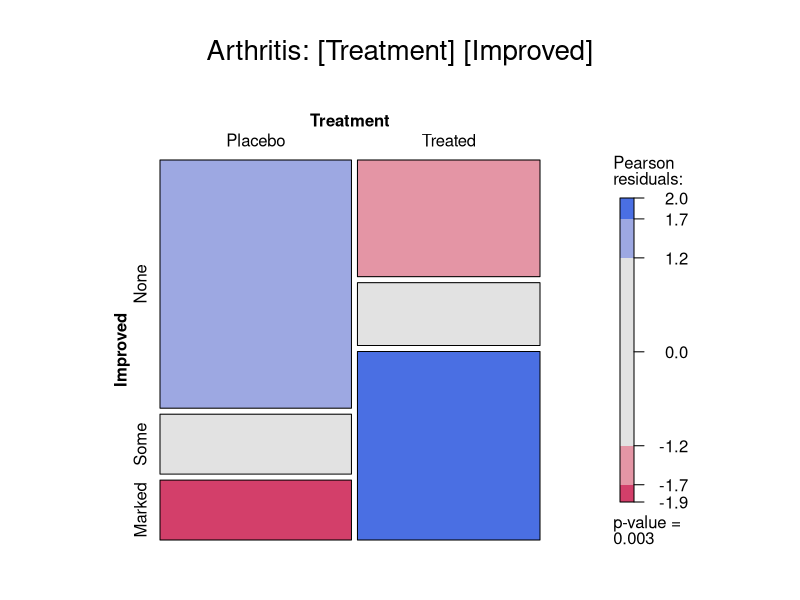
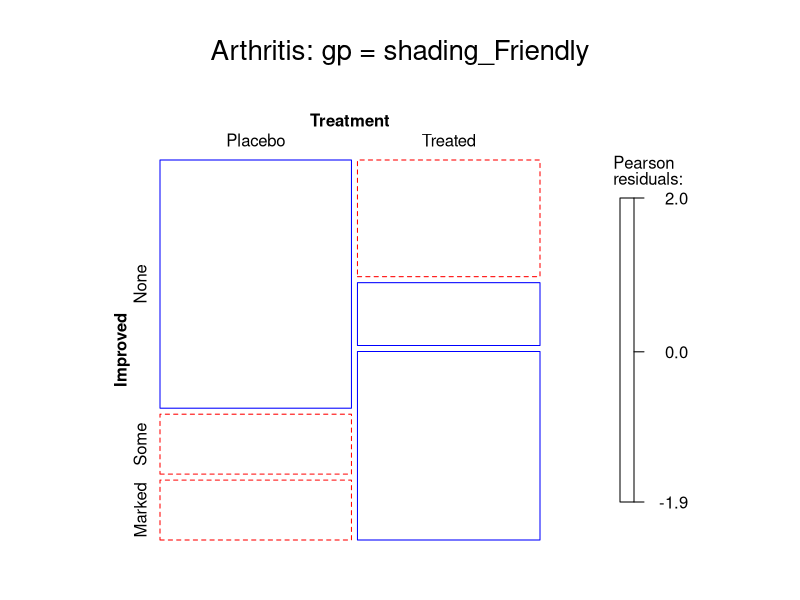
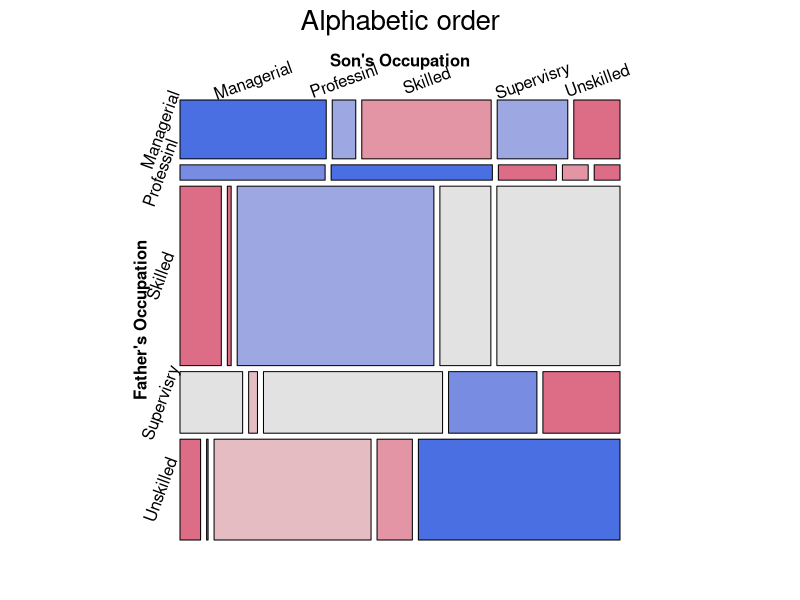
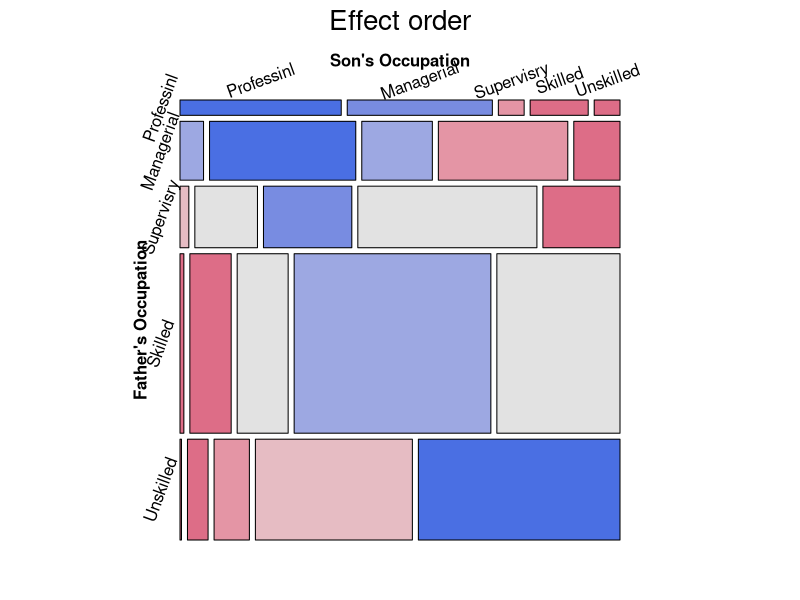
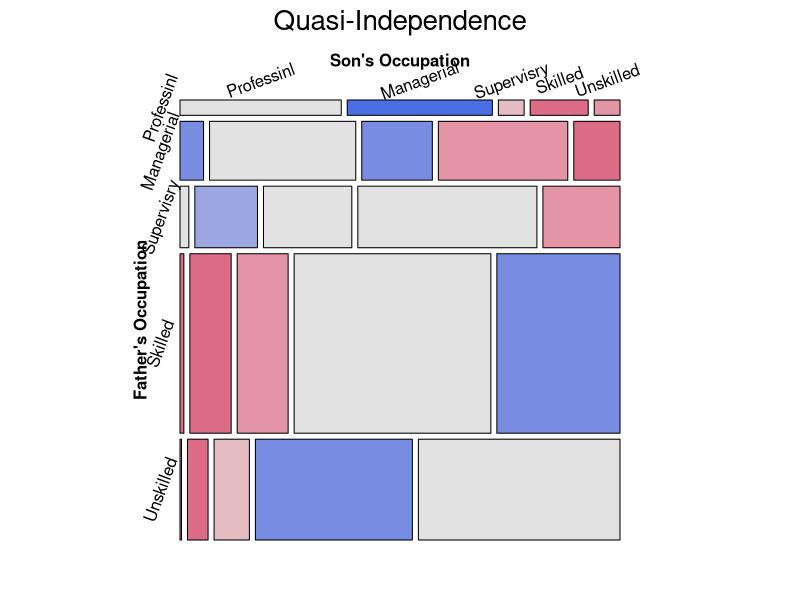
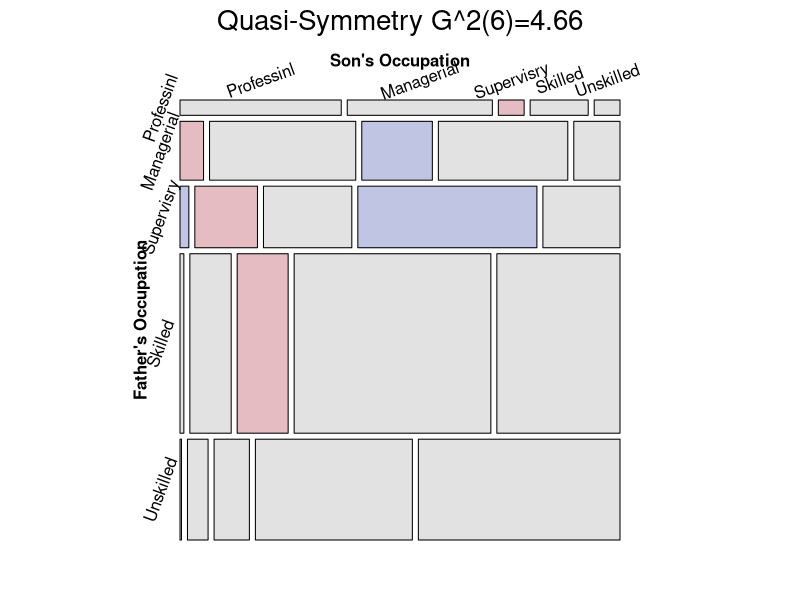
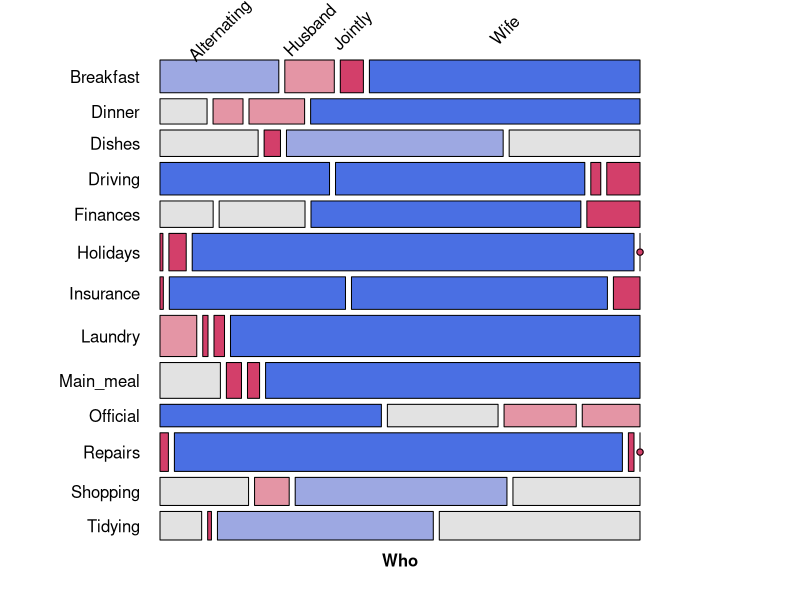
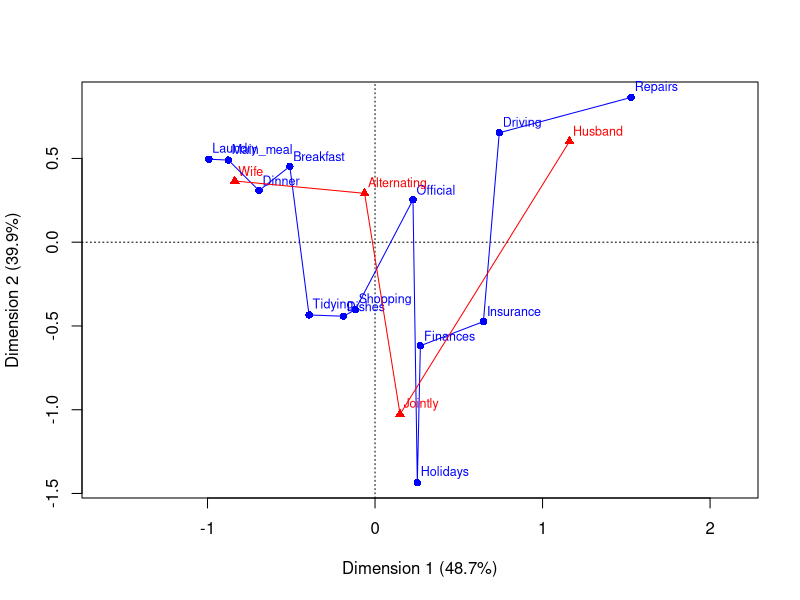

Write the R code that produced these figures, in order.
## ---- chunk 1
knitr::opts_chunk$set(
  collapse = TRUE,
  warning = FALSE,
  fig.height = 6,
  fig.width = 7,
  fig.path = "fig/tut04-",
  dev = "png",
  comment = "##"
)

# save some typing
knitr::set_alias(w = "fig.width",
                 h = "fig.height",
                 cap = "fig.cap")


# Load packages
set.seed(1071)
library(vcd)
library(vcdExtra)
library(ggplot2)
library(seriation)

data(HairEyeColor)
data(PreSex)
data(Arthritis, package="vcd")
art <- xtabs(~Treatment + Improved, data = Arthritis)
if(!file.exists("fig")) dir.create("fig")

## ---- chunk 2
#| Arthritis1,
#| fig.height = 6,
#| fig.width = 7,
#| fig.cap = "Mosaic plot for the `Arthritis` data, using `shading_max`"
data(Arthritis, package="vcd")
art <- xtabs(~Treatment + Improved, data = Arthritis)
mosaic(art, gp = shading_max, 
            split_vertical = TRUE, 
            main="Arthritis: [Treatment] [Improved]")
## ---- chunk 3
summary(art)
## ---- chunk 4
#| Arthritis2,
#| fig.height = 6,
#| fig.width = 7,
#| fig.cap = "Mosaic plot for the `Arthritis` data, using `shading_Friendly`"
mosaic(art, gp = shading_Friendly, 
            split_vertical = TRUE, 
            main="Arthritis: gp = shading_Friendly")
## ---- chunk 5
data(Glass)
(glass.tab <- xtabs(Freq ~ father + son, data=Glass))
## ---- chunk 6
largs <- list(set_varnames=list(father="Father's Occupation", 
                                son="Son's Occupation"),
              abbreviate=10)
gargs <- list(interpolate=c(1,2,4,8))

mosaic(glass.tab, 
  shade=TRUE, 
  labeling_args=largs, 
  gp_args=gargs,
  main="Alphabetic order", 
  legend=FALSE, 
  rot_labels=c(20,90,0,70))
## ---- chunk 7
# reorder by status
ord <- c(2, 1, 4, 3, 5) 
row.names(glass.tab)[ord]
## ---- chunk 8
mosaic(glass.tab[ord, ord], 
  shade=TRUE, 
  labeling_args=largs,  
  gp_args=gargs,
  main="Effect order", 
  legend=FALSE, 
  rot_labels=c(20,90,0,70))
## ---- chunk 9
Glass.ord <- Glass
Glass.ord$father <- ordered(Glass.ord$father, levels=levels(Glass$father)[ord])
Glass.ord$son    <- ordered(Glass.ord$son,    levels=levels(Glass$son)[ord])
str(Glass.ord)
## ---- chunk 10
rowfac <- gl(4, 4, 16)
colfac <- gl(4, 1, 16)
diag4by4 <- Diag(rowfac, colfac)
matrix(Diag(rowfac, colfac, binary = FALSE), 4, 4)
## ---- chunk 11
symm4by4 <- Symm(rowfac, colfac)
matrix(symm4by4, 4, 4)
## ---- chunk 12
library(gnm)
glass.indep <- glm(Freq ~ father + son, 
                   data = Glass.ord, family=poisson)
glass.quasi <- glm(Freq ~ father + son + Diag(father, son),  
                   data = Glass.ord, family=poisson)
glass.symm  <- glm(Freq ~ Symm(father, son),  
                   data = Glass.ord, family=poisson)
glass.qsymm <- glm(Freq ~ father + son + Symm(father, son),  
                   data = Glass.ord, family=poisson)
## ---- chunk 13
mosaic(glass.quasi, 
  residuals_type="rstandard", 
  shade=TRUE, 
  labeling_args=largs,  
  gp_args=gargs,
  main="Quasi-Independence",
  legend=FALSE, 
  rot_labels=c(20,90,0,70)
  )
## ---- chunk 14
# model comparisons: for *nested* models
anova(glass.indep, glass.quasi, glass.qsymm, test="Chisq")
## ---- chunk 15
models <- glmlist(glass.indep, glass.quasi, glass.symm, glass.qsymm)
LRstats(models)
## ---- chunk 16
mosaic(glass.qsymm, 
  residuals_type="rstandard", 
  shade=TRUE, 
  labeling_args=largs,  
  gp_args=gargs,
  main = paste("Quasi-Symmetry", modFit(glass.qsymm)),
  legend=FALSE, 
  rot_labels=c(20,90,0,70)
  )
## ---- chunk 17
data("HouseTasks", package = "vcdExtra")
HouseTasks
## ---- chunk 18
require(vcd)
mosaic(HouseTasks, shade = TRUE,
       labeling = labeling_border(rot_labels = c(45,0, 0, 0), 
                                  offset_label =c(.5,5,0, 0),
                                  varnames = c(FALSE, TRUE),
                                  just_labels=c("center","right"),
                                  tl_varnames = FALSE),
       legend = FALSE)

## ---- chunk 19
require(ca)
HT.ca <- ca(HouseTasks)
summary(HT.ca, rows=FALSE, columns=FALSE)
## ---- chunk 20
plot(HT.ca, lines = TRUE)
## ---- chunk 21
require(seriation)
order <- seriate(HouseTasks, method = "CA")
# the permuted row and column labels
rownames(HouseTasks)[order[[1]]]
colnames(HouseTasks)[order[[2]]]
## ---- chunk 22
# do the permutation
HT_perm <- permute(HouseTasks, order, margin=1)

mosaic(HT_perm, shade = TRUE,
       labeling = labeling_border(rot_labels = c(45,0, 0, 0), 
                                  offset_label =c(.5,5,0, 0),
                                  varnames = c(FALSE, TRUE),
                                  just_labels=c("center","right"),
                                  tl_varnames = FALSE),
       legend = FALSE)
